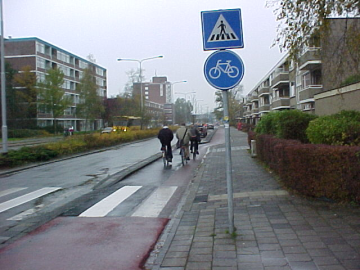
%> input picture src/bike_001.png, 360 x 270 px
$ octave --eval "result = triangleDetection(imread('bike_001.png'));"   (GNU Octave 9; MATLAB toolbox functions it lacks are replaced by stand-ins)
%> lines starting %> are read from the running program, lines starting %| are printed output that depends on the picture; in (x1, y1, x2, y2) boxes, pixels count from 0 and x2, y2 are one past the last pixel; in counts of white or black regions, pixels touching at a corner belong together; the program's own positions count from 1
### src/horizontalLines.m
function [ horizontal ] = horizontalLines( lines )
%   return list of horizontal lines from lines

    %parameters
    angleError=5;

    c=size(lines,2);
    horizontal(1,1)=struct('point1',[],'point2',[],'theta',0,'rho',0);
    i=1;
    for k=1:c
       if abs(lines(k).theta) >=90-angleError && abs(lines(k).theta<=90+angleError)
            horizontal(1,i)= lines(k);
            i=i+1;
       end
    end

end

### src/triangleDetection.m
function [ triangles ] = triangleDetection( I )
%triangleDetection
%return vector of structure sign
    Ihsv=rgb2hsv(I);
%> Ihsv: size 270x360x3 double; mean H, S, V 0.486, 0.164, 0.525
    s=size(I);
%> s = [270 360 3]

    triangles = struct('image', {}, 'shape', {}, 'color1', {}, 'color2', {}, 'id', {});
    index=1;

    %red tresh
    IR = uint8(zeros(s));
    for i=1:s(1)
        for j=1:s(2)
            if ((Ihsv(i,j,1)>=235/255 || Ihsv(i,j,1)<=15/255) && Ihsv(i,j,2)>=40/255 && Ihsv(i,j,3)>=30/255 )
                IR(i,j,:)=255;
            end
        end
    end
%> IR: size 270x360x3 uint8; mean H, S, V 9, 9, 9

    Ib=rgb2gray(IR);
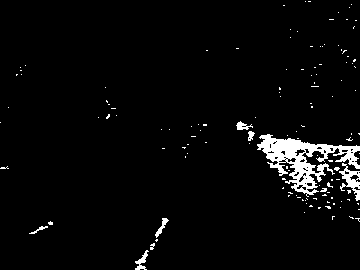
%> Ib: size 270x360 uint8; 3.5% white; 130 white regions (121 under 20 px), largest, box (x1, y1, x2, y2) and area: (257, 134, 360, 197) 2307, (339, 163, 360, 201) 319, (135, 250, 149, 270) 113
    %end red tresh

    %compute BoundingBox
    [lmax,cmax]=size(Ib);
%> lmax = 270; cmax = 360
    Ifill=imfill(Ib);
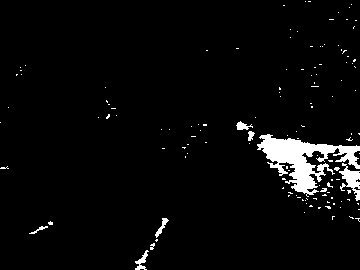
%> Ifill: size 270x360 uint8; 3.8% white; 130 white regions (121 under 20 px)
    [Ilabel, num ]=bwlabel(Ifill);
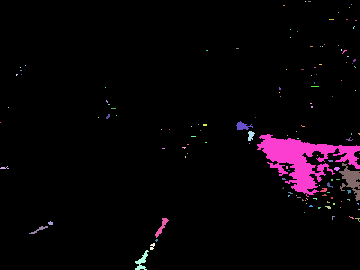
%> Ilabel: size 270x360 double; 131 distinct labels, from 0 to 130; one colour per label, 0 black
%> num = 130

    Iprops=regionprops(Ilabel,'BoundingBox');
%> Iprops = 130 regions; largest, box (x1, y1, x2, y2): (257, 134, 360, 197), (339, 163, 360, 201), (135, 250, 149, 270), (155, 218, 169, 238), (236, 121, 253, 130)
    Ibox=[Iprops.BoundingBox];
%> Ibox = 520 values, max 359.5 at index 517, min 0.5 at index 1, mean 99.31
    Ibox=reshape(Ibox,[4 num]);
%> Ibox = 130 columns, first 8: [0.5 0.5 8.5 16.5 20.5 20.5 21.5 25.5; 122.5 166.5 107.5 74.5 67.5 70.5 74.5 65.5; 1 9 1 2 1 2 1 1; 1 3 1 2 1 1 1 1]

    %for each BoundingBox
    for i=1:num
        %check box size
        if Ibox(3,i)>=20 && Ibox(4,i)>=20
            l=floor(Ibox(2,i));
            l2=ceil(Ibox(2,i)+Ibox(4,i));
            c=floor(Ibox(1,i));
            c2=ceil(Ibox(1,i)+Ibox(3, i));

            %To respect image dimensions
            if l<1
               l=1;
            end

            if l2>lmax
               l2=lmax;
            end

            if c<1
                c=1;
            end

            if c2>cmax
                c2=cmax;
            end

            Itemp=Ib( l:l2, c:c2,:);

            %hough transform
            BW = edge(Itemp,'canny');
            [H,T,R] = hough(BW);

            P  = houghpeaks(H,5,'threshold',ceil(0.3*max(H(:))));

            lines = houghlines(BW,T,R,P,'FillGap',5,'MinLength',7);
            hlines=horizontalLines(lines);

            if not(isempty(hlines(1).point1))
               if isTriangle(lines,hlines);

                   %add this triangle at the list
                   triangles(index) = struct('image', I(l:l2, c:c2,:), 'shape', 'triangular', 'color1', 'red', 'color2', '', 'id', '');
                   index=index+1;
               end
            end


        end
    end
%> this loop made 130 passes
%> (P, angleError in horizontalLines, hlines) on pass 41: ([108 16; 99 7; 120 7; 107 8; 174 162], 5, {theta 0, rho 0})
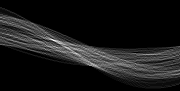
%> H: size 91x180 double; min 0, max 23, mean 2.2; drawn with min black and max white
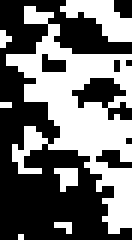
%> Itemp: size 40x22 uint8 (shown 6 times larger); 43.9% white; 7 white regions (5 under 20 px), largest, box (x1, y1, x2, y2) and area: (1, 1, 22, 39) 319, (10, 0, 22, 7) 45
%> after the loop, P = [41 54; 48 67; 54 77; 42 57; 44 60]; R = 91 values from -45 to 45; T = 180 values from -90 to 89; c = 339; index = 1; l = 163; l2 = 202; lines = 7 lines; point1 to point2 (x, y): (2, 11) to (19, 34), (3, 12) to (19, 34), (9, 2) to (13, 16), (14, 26) to (20, 39), (15, 26) to (19, 39), (4, 2) to (9, 13), (13, 25) to (19, 34); triangles = empty struct

end
